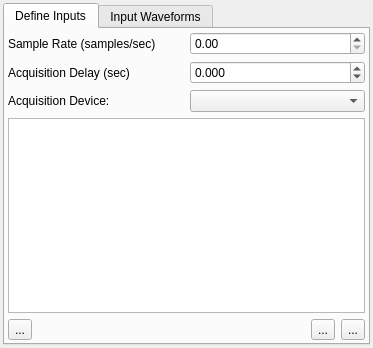
<?xml version="1.0" encoding="UTF-8"?>
<ui version="4.0">
 <class>QxrdAcquisitionExtraInputsDialog</class>
 <widget class="QDockWidget" name="QxrdAcquisitionExtraInputsDialog">
  <property name="geometry">
   <rect>
    <x>0</x>
    <y>0</y>
    <width>373</width>
    <height>348</height>
   </rect>
  </property>
  <property name="windowTitle">
   <string>E&amp;xtra Inputs</string>
  </property>
  <widget class="QWidget" name="dockWidgetContents">
   <layout class="QGridLayout" name="gridLayout_5">
    <property name="leftMargin">
     <number>3</number>
    </property>
    <property name="topMargin">
     <number>3</number>
    </property>
    <property name="rightMargin">
     <number>3</number>
    </property>
    <property name="bottomMargin">
     <number>3</number>
    </property>
    <item row="1" column="0">
     <widget class="QTabWidget" name="tabWidget">
      <property name="currentIndex">
       <number>0</number>
      </property>
      <widget class="QWidget" name="m_DefineInputs">
       <attribute name="title">
        <string>Define Inputs</string>
       </attribute>
       <layout class="QGridLayout" name="gridLayout">
        <property name="leftMargin">
         <number>3</number>
        </property>
        <property name="topMargin">
         <number>3</number>
        </property>
        <property name="rightMargin">
         <number>3</number>
        </property>
        <property name="bottomMargin">
         <number>3</number>
        </property>
        <item row="0" column="0">
         <layout class="QGridLayout" name="gridLayout_3">
          <item row="0" column="0">
           <widget class="QLabel" name="label">
            <property name="text">
             <string>Sample Rate (samples/sec)</string>
            </property>
           </widget>
          </item>
          <item row="0" column="1">
           <widget class="QDoubleSpinBox" name="m_SampleRate">
            <property name="toolTip">
             <string>Select sampling rate for extra input channels
(About 1Khz is probably best)
</string>
            </property>
            <property name="maximum">
             <double>1000000.000000000000000</double>
            </property>
           </widget>
          </item>
          <item row="1" column="0">
           <widget class="QLabel" name="label_2">
            <property name="text">
             <string>Acquisition Delay (sec)</string>
            </property>
           </widget>
          </item>
          <item row="1" column="1">
           <widget class="QDoubleSpinBox" name="m_AcquisitionDelay">
            <property name="toolTip">
             <string>Approximate delay between actual exposure end and data available to computer (probably about 0.1 sec)</string>
            </property>
            <property name="decimals">
             <number>3</number>
            </property>
            <property name="minimum">
             <double>-0.500000000000000</double>
            </property>
            <property name="maximum">
             <double>0.500000000000000</double>
            </property>
            <property name="singleStep">
             <double>0.010000000000000</double>
            </property>
           </widget>
          </item>
          <item row="3" column="0" colspan="2">
           <widget class="QTableWidget" name="m_ExtraInputsTable">
            <property name="toolTip">
             <string>Channel Information</string>
            </property>
            <property name="alternatingRowColors">
             <bool>true</bool>
            </property>
            <property name="selectionBehavior">
             <enum>QAbstractItemView::SelectColumns</enum>
            </property>
            <property name="columnCount">
             <number>0</number>
            </property>
           </widget>
          </item>
          <item row="2" column="0">
           <widget class="QLabel" name="label_3">
            <property name="text">
             <string>Acquisition Device:</string>
            </property>
           </widget>
          </item>
          <item row="2" column="1">
           <widget class="QComboBox" name="m_AcquisitionDevice"/>
          </item>
         </layout>
        </item>
        <item row="1" column="0">
         <widget class="QWidget" name="widget" native="true">
          <layout class="QGridLayout" name="gridLayout_2">
           <property name="leftMargin">
            <number>0</number>
           </property>
           <property name="topMargin">
            <number>0</number>
           </property>
           <property name="rightMargin">
            <number>0</number>
           </property>
           <property name="bottomMargin">
            <number>0</number>
           </property>
           <item row="0" column="3">
            <widget class="QToolButton" name="m_AddChannel">
             <property name="toolTip">
              <string>Add a new channel</string>
             </property>
             <property name="text">
              <string>...</string>
             </property>
             <property name="icon">
              <iconset resource="qxrdresources.qrc">
               <normaloff>:/images/list-add.png</normaloff>:/images/list-add.png</iconset>
             </property>
             <property name="iconSize">
              <size>
               <width>24</width>
               <height>24</height>
              </size>
             </property>
            </widget>
           </item>
           <item row="0" column="4">
            <widget class="QToolButton" name="m_RemoveChannel">
             <property name="toolTip">
              <string>Remove channel</string>
             </property>
             <property name="text">
              <string>...</string>
             </property>
             <property name="icon">
              <iconset resource="qxrdresources.qrc">
               <normaloff>:/images/list-remove.png</normaloff>:/images/list-remove.png</iconset>
             </property>
             <property name="iconSize">
              <size>
               <width>24</width>
               <height>24</height>
              </size>
             </property>
            </widget>
           </item>
           <item row="0" column="1">
            <spacer name="horizontalSpacer">
             <property name="orientation">
              <enum>Qt::Horizontal</enum>
             </property>
             <property name="sizeHint" stdset="0">
              <size>
               <width>40</width>
               <height>20</height>
              </size>
             </property>
            </spacer>
           </item>
           <item row="0" column="0">
            <widget class="QToolButton" name="m_TestReadout">
             <property name="toolTip">
              <string>Initialize Readout</string>
             </property>
             <property name="text">
              <string>...</string>
             </property>
             <property name="icon">
              <iconset resource="qxrdresources.qrc">
               <normaloff>:/images/view-refresh.png</normaloff>:/images/view-refresh.png</iconset>
             </property>
             <property name="iconSize">
              <size>
               <width>24</width>
               <height>24</height>
              </size>
             </property>
            </widget>
           </item>
          </layout>
         </widget>
        </item>
       </layout>
      </widget>
      <widget class="QWidget" name="tab_2">
       <attribute name="title">
        <string>Input Waveforms</string>
       </attribute>
       <layout class="QGridLayout" name="gridLayout_4">
        <property name="leftMargin">
         <number>3</number>
        </property>
        <property name="topMargin">
         <number>3</number>
        </property>
        <property name="rightMargin">
         <number>3</number>
        </property>
        <property name="bottomMargin">
         <number>3</number>
        </property>
        <item row="0" column="0">
         <widget class="QxrdAcquisitionExtraInputsPlot" name="m_AcquisitionWaveforms" native="true"/>
        </item>
       </layout>
      </widget>
     </widget>
    </item>
   </layout>
  </widget>
 </widget>
 <customwidgets>
  <customwidget>
   <class>QxrdAcquisitionExtraInputsPlot</class>
   <extends>QWidget</extends>
   <header>qxrdacquisitionextrainputsplot.h</header>
   <container>1</container>
  </customwidget>
 </customwidgets>
 <resources>
  <include location="qxrdresources.qrc"/>
 </resources>
 <connections/>
</ui>
